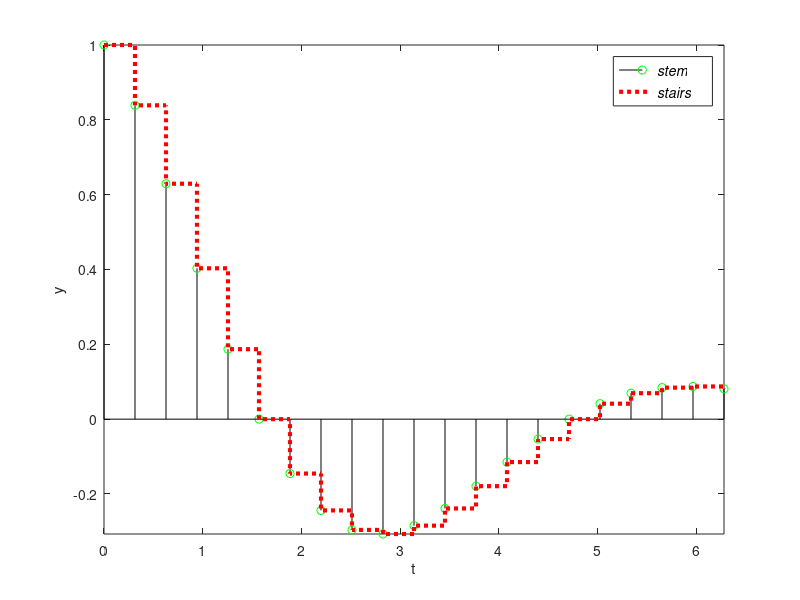

The MATLAB script that drew this image:
%exm050207 
figure
t=2*pi*(0:20)/20;
y=cos(t).*exp(-0.4*t);				%
stem(t,y,'g','Color','k');			%
hold on
stairs(t,y,':r','LineWidth',3)	%
hold off
legend('\fontsize{14}\it stem','\fontsize{14}\it stairs')
axis tight							% 
xlabel('t'),ylabel('y')
